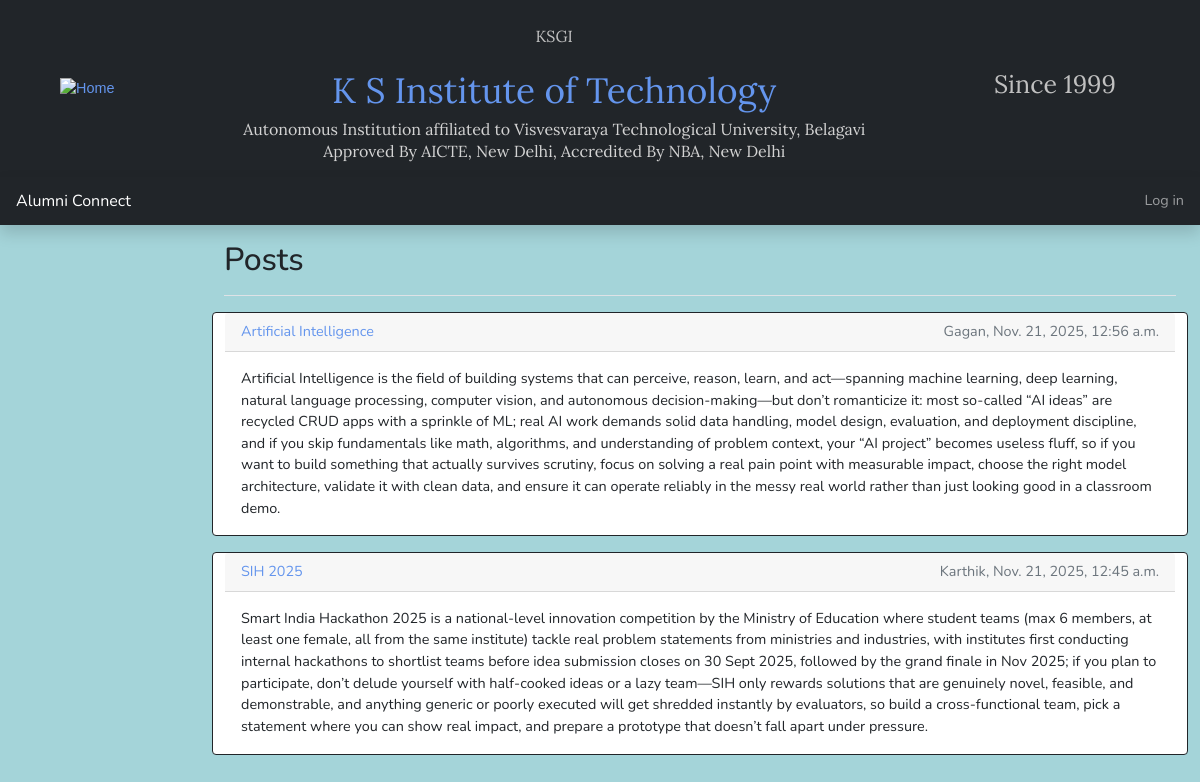
/posts/, run on the app's committed database.
### posts/models.py (models this page shows, shortened)
class Post(models.Model):
    title = models.CharField(max_length = 100)
    content = models.TextField()
    time_posted = models.DateTimeField(auto_now=True)
    author = models.ForeignKey(Alumni, on_delete=models.CASCADE, related_name='posts')
    class Meta:
        db_table = 'posts'

### alumni/models.py (models this page shows)
class Alumni(models.Model):
    usn = models.CharField(max_length=10)
    user = models.OneToOneField(User, on_delete=models.CASCADE, related_name='alumnus_details')
    name = models.CharField(max_length=100, null=True,validators=[RegexValidator('[+-/%@$^&*()!:;]',inverse_match=True)])
    phone = models.CharField(max_length=10, null=True)
    email = models.CharField(max_length=100, null=True)
    rv_email = models.CharField(max_length=100, null=True)
    branch = models.CharField(max_length=50, null=True)
    year_joined = models.DateField(null = True)
    year_passed = models.DateField(null = True)
    class Meta:
        db_table = 'alumni'

### posts/views.py (the view)
# urls.py: path('', PostListView.as_view(), name='post_list'),
class PostListView(ListView):
    model = Post
    template_name = 'posts/list.html'
    context_object_name = 'posts'
    ordering = ['-time_posted']

### posts/templates/posts/list.html (shortened to what this page needs)
{% extends "base.html" %}
{% block content %}
<main class="col-md-9 ms-sm-auto col-lg-10 px-md-4">
    <div class="
      d-flex
      justify-content-between
      flex-wrap flex-md-nowrap
      align-items-center
      pt-3
      pb-2
      mb-3
      border-bottom
    ">
        <h1 class="h2">Posts</h1>
    </div>
    <div>
        <div class="row">
            <div class="col-12">
                {% if posts %}
                {% for post in posts %}
                <div class="row">
                    <div class="card border-dark mb-3">
                        <div class="card-header d-flex">
                            <a href={% url 'post_detail' pk=post.pk %} style="text-decoration: none;">{{post.title}}</a>
                            <div class="text-muted ms-auto">
                                {{post.author.name}},
                                <time>{{post.time_posted}}</time>
                            </div>
                        </div>
                        <div class="card-body text-dark">
                            <p class="card-text">{{post.content}}</p>
                        </div>
                    </div>
                </div>
                {% endfor %}
                {% else %}
                <h2 class="h3">No posts</h1>
                    {% endif %}
            </div>
        </div>
</main>
{% endblock %}

### static/css/style.css (style rules this page uses)
body { font-size: 0.9rem; font-family: 'Nunito', sans-serif; background-color:#41a6b079; }
a { color: cornflowerblue; text-decoration: none; }

### data on the page
Post: title "Artificial Intelligence", author.name "Gagan", time_posted "Nov. 21, 2025, 12:56 a.m.", content "Artificial Intelligence is the field of building systems that can perceive, reason, learn, and act—spanning machine learning, deep learning, natural language processing, computer vision, and autonomous decision-making—but don’t romanticize it: most so-called “AI ideas” are recycled CRUD apps with a sprinkle of ML; real AI work demands solid data handling, model design, evaluation, and deployment discipline, and if you skip fundamentals like math, algorithms, and understanding of problem context, your “AI project” becomes useless fluff, so if you want to build something that actually survives scrutiny, focus on solving a real pain point with measurable impact, choose the right model…"
Post: title "SIH 2025", author.name "Karthik", time_posted "Nov. 21, 2025, 12:45 a.m.", content "Smart India Hackathon 2025 is a national-level innovation competition by the Ministry of Education where student teams (max 6 members, at least one female, all from the same institute) tackle real problem statements from ministries and industries, with institutes first conducting internal hackathons to shortlist teams before idea submission closes on 30 Sept 2025, followed by the grand finale in Nov 2025; if you plan to participate, don’t delude yourself with half-cooked ideas or a lazy team—SIH only rewards solutions that are genuinely novel, feasible, and demonstrable, and anything generic or poorly executed will get shredded instantly by evaluators, so build a cross-functional team, pick…"
